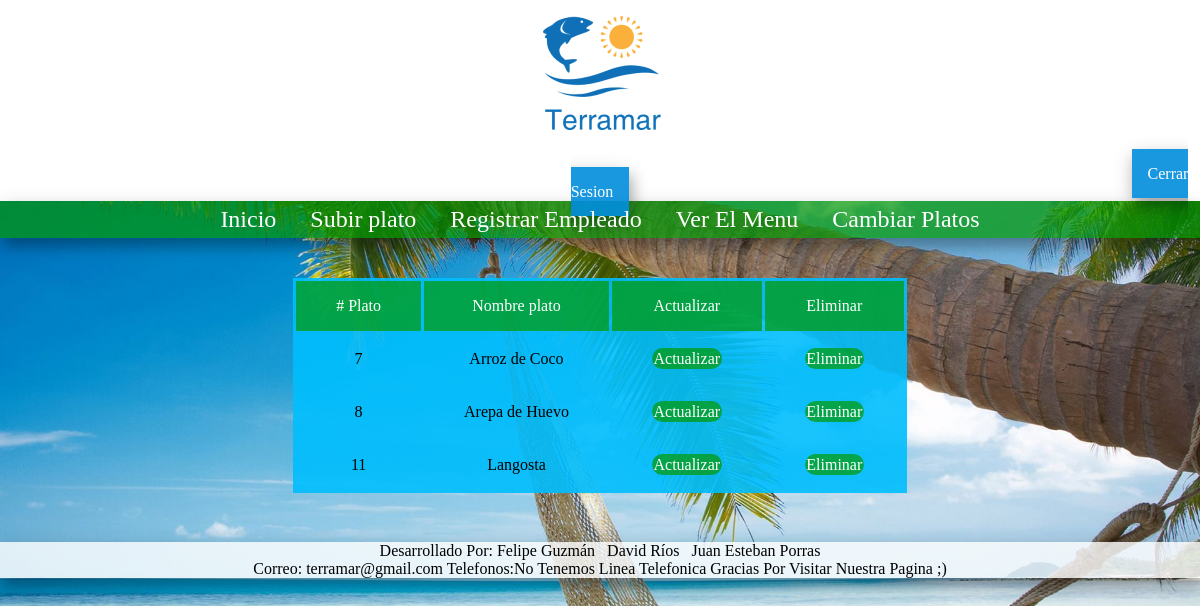
The app's page /a.platos.php (signed in) with its own data.
### tables this page shows
CREATE TABLE `platos` (
  `id_plato` int(11) NOT NULL,
  `nom_plato` varchar(45) NOT NULL,
  `tiempo_preparacion` varchar(11) NOT NULL,
  `preparacion` longtext NOT NULL,
  `precio` int(11) NOT NULL,
  `ruta` text NOT NULL,
  `descripcion` longtext NOT NULL
);

### a.platos.php (the view, shortened to what this page needs)
<?php
include 'conexion.php';
if ($_SESSION["tipo"] == 1) {
    ?>
 <!DOCTYPE html>
<html lang="es">
<head>
    <link rel="stylesheet" type="text/css" href="css/estilo.css">
</head>
<body>
<center>
<section class="banner">
                <center>
                <img alt="logo" class="logo" src="images/logo.png">
            </center>
                    <a class="iniciosesion" href="salir.php">
                        Cerrar Sesion
                </a>
            </section>
<nav>
    <ul>
        <li>
            <a href="index.php">Inicio</a>
            <a href="a.subirplato.php">Subir plato</a>
            <a href="registrarse.php">Registrar Empleado</a>
            <a href="menu.php">Ver El Menu</a>
            <a class ="acitvo" href="a.platos.php">Cambiar Platos</a>
        </li>
    </ul>
</nav>
<article>
    <section>
    <?php
    $sql="SELECT id_plato,nom_plato FROM platos";
 $tabla=null;
$busqueda= $conexion->query($sql);
if ($busqueda->num_rows > 0) {
    $tabla .='<table class="table">
        <tr class="titulitos">
            <td># Plato</td>
            <td>Nombre plato</td>
            <td>Actualizar  </td>
            <td>Eliminar</td>
        </tr>';
    while ($filaPlatos = $busqueda->fetch_assoc()) {
        $tabla .=
            '<tr class="titulitos2">
            <td>' . $filaPlatos['id_plato'] . '</td>
            <td>' . $filaPlatos['nom_plato'] . '</td>
            <td>' . "<a href='a.plato2.php?id=" . $filaPlatos['id_plato'] . "'> Actualizar </a>" . '</td>
            <td>' . "<a href='a.platos3.php?id=" . $filaPlatos['id_plato'] . "'> Eliminar </a>" . '</td>
        ';
}
 $tabla .= '</table>';
} else {
    $tabla = "No se encontraron coincidencias con sus criterios de búsqueda.";
}
echo $tabla;
     ?>
 </section>
</article>
<footer>
            <p>
                Desarrollado Por:
    Felipe Guzmán   David Ríos   Juan  Esteban Porras
            </p>
            <p>
                Correo: terramar@gmail.com
    Telefonos:No Tenemos Linea Telefonica
    Gracias Por Visitar Nuestra Pagina ;)
            </p>
</footer>
</body>
</html>
<?php
}else {
    echo "<center>";
    echo "No has iniciado sesion.  <br><br> ";
    echo "<a href='iniciosesion.php'>Iniciar La Sesion </a>";
    echo "</center>";
}
?>

### css/estilo.css (style rules this page uses)
* { margin: 0; padding: 0em; }
body { background: #257DC8; background-image: url(../images/fondo.jpg); background-repeat: no-repeat; background-size: 100%; background-attachment: fixed; }
.banner { display: block; text-align: center; background-color: rgb(255, 255, 255); width: 100%; margin: auto; }
.logo { padding: 1em; background: #fff; border-radius: 2.5em; margin-left: 0px; width: 167, 4px; height: 116, 1px; }
ul li { list-style: none; padding: 5px 0px 5px 0px; background: rgb(0, 153, 0, 0.7); box-shadow: 4px 9px 13px 0 rgba(0, 0, 0, 0.2), 0 6px 20px 0 rgba(0, 0, 0, 0.19); text-align: center; width: 100%; margin: auto; }
ul li a { text-decoration: none; color: rgb(255, 255, 255); margin: 10px; padding: 5px; font-size: 1.5em; }
footer { background-color: rgb(255, 255, 255, 0.8); color: rgb(0, 0, 0); text-align: center; box-shadow: 4px 9px 13px 0 rgba(0, 0, 0, 0.2), 0 6px 20px 0 rgba(0, 0, 0, 0.19); margin-top: 49px; }
.iniciosesion { text-decoration: none; color: white; margin-left: 1120px; background-color: black; padding: 1em; box-shadow: 4px 9px 13px 0 rgba(0, 0, 0, 0.2), 0 6px 20px 0 rgba(0, 0, 0, 0.19); background-color: rgb(0, 141, 221, 0.9); }
.table { text-align: center; border-spacing: 0.2em; }
td { text-align: center; padding-left: 2.5em; padding-right: 2.5em; padding-top: 1em; padding-bottom: 1em; }
tr td { border-color: solid #000000; }
td a { text-decoration: none; color: #FFFFFF; background: rgb(0, 153, 0, 0.7); padding: 0.1em; border-radius: 1em; }
.table { background: rgb(0, 190, 253, 0.9); margin-top: 2.5em; }
.titulitos { background: rgb(0, 153, 0, 0.7); color: #FFFFFF; }

### records on screen
platos: id_plato "7", nom_plato "Arroz de Coco"
platos: id_plato "8", nom_plato "Arepa de Huevo"
platos: id_plato "11", nom_plato "Langosta"
